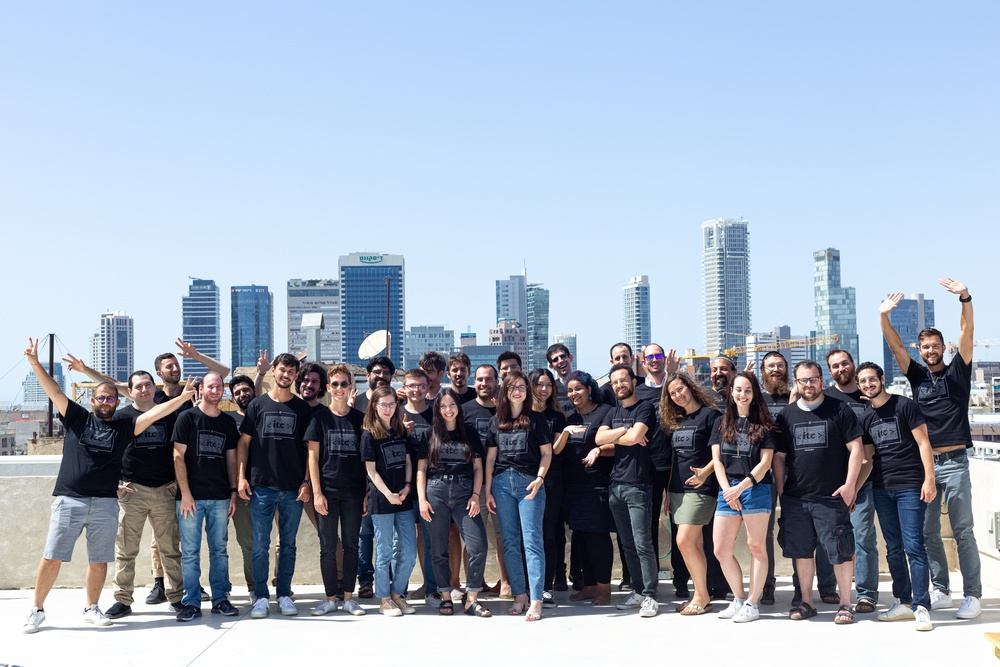
//> input picture img.jpg, 1000 x 667 px, shrunk from 2048 x 1365 before the run
$ ./main2   (built with g++ and OpenCV 4)
//> lines starting //> are read from the running program, lines starting //| are printed output that depends on the picture; after the words box and inside, x2 and y2 are one past the last pixel; in counts of white or black regions, pixels touching at a corner belong together
#include "opencv2/objdetect.hpp"
#include "opencv2/highgui.hpp"
#include "opencv2/imgproc.hpp"

#include <iostream>
#include <stdio.h>

using namespace std;
using namespace cv;

int main()
{
  Mat image;
  image = imread("./img.jpg", IMREAD_COLOR);
//> image is the input picture: 667 rows x 1000 cols, CV_8UC3; mean B, G, R 187, 170.3, 158.4
  namedWindow( "window1", 1 );   imshow( "window1", image );

  // Load Face cascade (.xml file)
  CascadeClassifier face_cascade;
  face_cascade.load( "haarcascade_frontalface_alt.xml" );

 if (face_cascade.empty())
 {
  cerr<<"Error Loading XML file"<<endl;
  return 0;
 }

  // Detect faces
  std::vector<Rect> faces;
  face_cascade.detectMultiScale( image, faces, 1.1, 2, 0 | CASCADE_SCALE_IMAGE, Size(30, 30) );
//> faces = 3 Rects (x, y, width, height): [914, 333, 35, 35], [851, 367, 33, 33], [799, 238, 54, 54]

  // Draw circles on the detected faces
  for ( int i = 0; i < faces.size(); i++ )
  {
    Point center( faces[i].x + faces[i].width*0.5, faces[i].y + faces[i].height*0.5 );
    ellipse( image, center, Size( faces[i].width*0.5, faces[i].height*0.5), 0, 0, 360, Scalar( 255, 0, 255 ), 4, 8, 0 );
  }
//> this loop made 3 passes
//> center on passes 1 to 3: Point(931, 350), Point(867, 383), Point(826, 265)
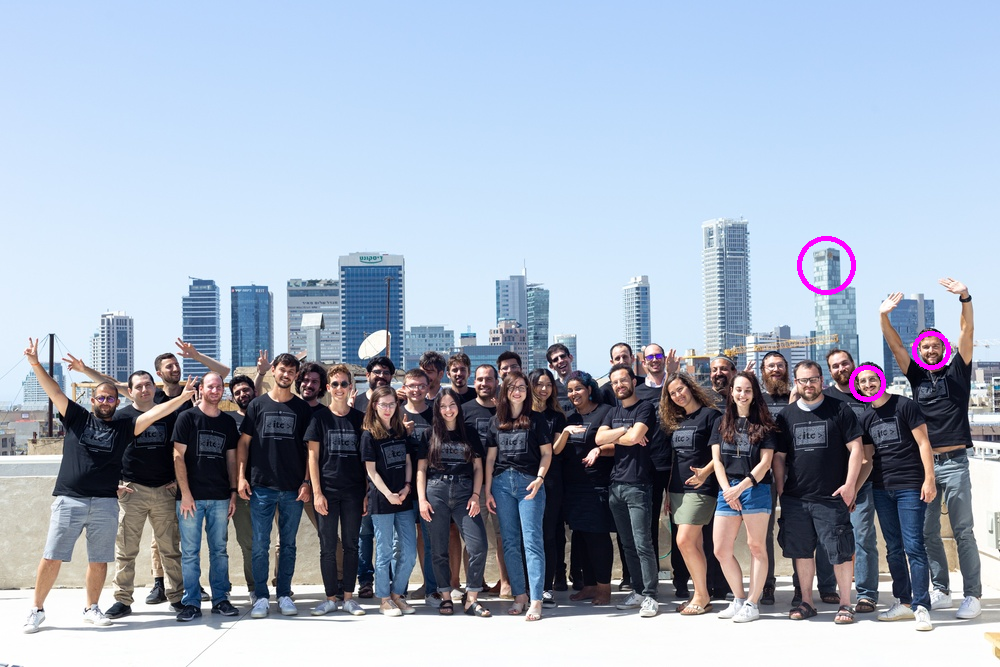
//> image: 667 rows x 1000 cols, CV_8UC3; 0.28% of pixels changed, all inside (x1, y1, x2, y2) = (797, 236, 951, 402)

  imshow( "Detected Face", image );

  waitKey(0);
  return 0;
}
